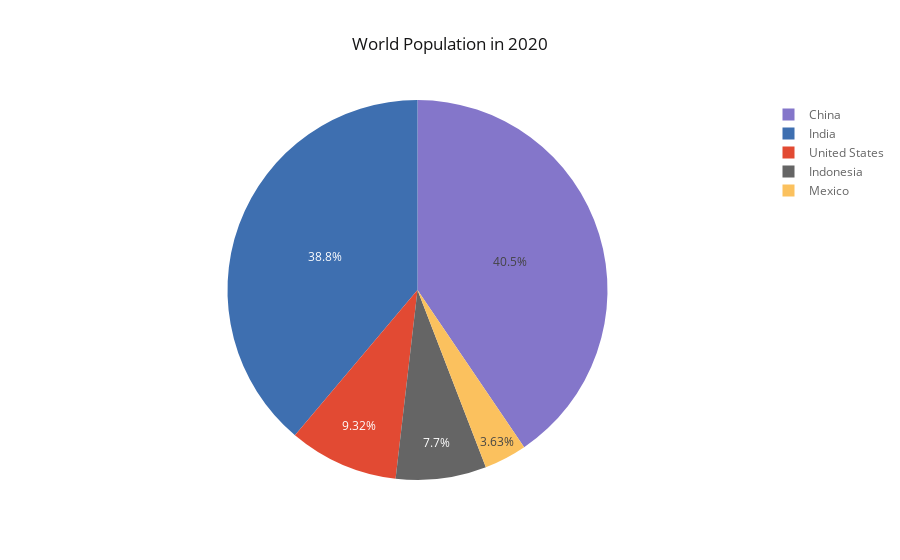

Notebook code cell kept with this figure:
### Code cell
df_2020_F.iplot(kind='pie', labels='country', values='2020', title='World Population in 2020')

### Figure 1 — Plotly figure (JSON) as saved in the notebook; plotly's stock layout.template omitted (floating-point values rounded to 4 significant figures)
{"data": [{"labels": ["United States", "India", "China", "Indonesia", "Mexico"], "marker": {"colors": ["rgba(226, 74, 51, 1.0)", "rgba(62, 111, 176, 1.0)", "rgba(132, 118, 202, 1.0)", "rgba(101, 101, 101, 1.0)", "rgba(251, 193, 94, 1.0)"]}, "name": "", "type": "pie", "values": [331002651, 1380004385, 1439323776, 273523615, 128932753]}], "layout": {"legend": {"bgcolor": "#FFFFFF", "font": {"color": "#666666"}}, "paper_bgcolor": "#FFFFFF", "plot_bgcolor": "#E5E5E5", "title": "World Population in 2020", "titlefont": {"color": "#151516"}}}
